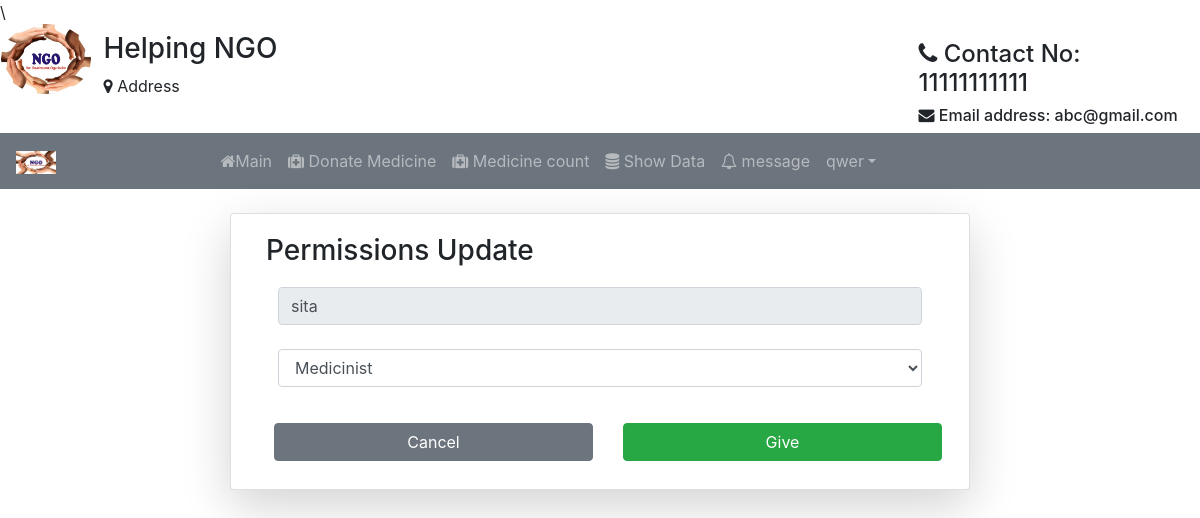
The app's page /eper/1/ (signed in) with its own data.
### Student/models.py (models this page shows)
class User(AbstractUser):
	t = (
		(1,'Medicinist'),
		(2,'Org'),
		(3,'Anonymous'),
		)
	role = models.IntegerField(default=3,choices=t)
	g=[('M',"Male"),('F','Female')]
	age=models.IntegerField(default=10)
	impf=models.ImageField(upload_to='Medicines/',default="ngo1.jpg")
	gender=models.CharField(max_length=10,choices=g,default="F")
	organization_name=models.CharField(max_length=120,default="ngo")
	hospital_name=models.CharField(max_length=120,default="ap")
	phone_no=models.CharField(null=True,default="1234567890",max_length=10)
	pan_no=models.CharField(max_length=10,default="ABC1234DE5")
	address=models.CharField(max_length=200,default="Tirupathi")

### Student/views.py (the view)
# urls.py: path('eper/<int:k>/',views.gvper,name="gp"),
def gvper(request,k):
	r = User.objects.get(id=k)
	if request.method == "POST":
		k = UsPerm(request.POST,instance=r)
		if k.is_valid():
			k.save()
			return redirect('/prm')
	k = UsPerm(instance=r)
	return render(request,'htfiles/gvp.html',{'y':k})

### Student/forms.py
class UsPerm(forms.ModelForm):
	class Meta:
		model=User
		fields=["username","role"]
		widgets={
		"username":forms.TextInput(attrs={
			"class":"form-control",
			"readOnly":True,
			}),
		"role":forms.Select(attrs={
			"class":"form-control",
			}),
		}

### Student/templates/htfiles/gvp.html (shortened to what this page needs)
{% extends 'htfiles/header.html' %}
{% block content %}
<div class="container mt-4">
	<div class="card col-md-8 mx-auto shadow-lg">
		<div class="card-body">
		 	<form method="post">
		 		<h3>Permissions Update</h3>
		 		<table class="table table-borderless">
		 			{% for m in y %}
		 			<tr>
		 				<td>{{m}}</td>
		 			</tr>
		 			{% endfor %}
		 		</table>
		 		<div class="row">
		 			<div class="col">
		 				<a href="{% url 'pmu' %}" class="btn btn-secondary m-2 col-sm">Cancel</a>
		 			</div>
		 			<div class="col">
		 				<input type="submit" value="Give" class="btn btn-success m-2 col-sm">
		 			</div>
		 		</div>
		 	</form>
		</div>
	</div>
</div>
{% endblock %}

### Student/templates/htfiles/navbar.html (shortened to what this page needs)
{% load static %}
<div class="row">
  <div class="col col-md-1" style="margin-left:1px;">
  <img src="{% static 'images/NGO.jpg' %}" alt="logo" style="width:90px; height: 70px;" class="rounded-circle">
  </div>
  <div class="col mt-2">
    <h3>Helping NGO</h3>
    <p><i class="fa fa-map-marker" aria-hidden="true"></i>
Address</p>
  </div>
  <div class="col-md-3" style="margin-right: 4px">
    <h4 class="mt-3"><i class="fa fa-phone" aria-hidden="true"></i>
Contact No: 11111111111</h4>
    <h6><i class="fa fa-envelope" aria-hidden="true"></i>   Email address: abc@gmail.com</h6>
  </div>
</div>
<nav class="navbar navbar-expand-sm bg-secondary text-white navbar-dark">
  <a class="navbar-brand" href="#">
    <img src="{% static 'images/NGO.jpg' %}" alt="logo" style="width: 40px;">
  </a>
  <ul class="navbar-nav ml-auto text-white" style="margin-right: 300px">
{% if not user.is_authenticated %}
    <li class="nav-item" style="margin-right: 80px">
      <a class="nav-link" href="#"><i class="fa fa-home" aria-hidden="true"></i>
Home</a>
    </li>
    <li class="nav-item" style="margin-right: 80px">
      <a class="nav-link" href="{% url 'ab' %}"><i class="fa fa-user" aria-hidden="true"></i>
About us</a>
   <!--  </li>
    <li class="nav-item" style="margin-right: 80px">
      <a class="nav-link" href="#">Volunteers</a>
    </li> -->
    <li class="nav-item" style="margin-right: 80px">
      <a class="nav-link" href="{% url 'don' %}"><i class="fa fa-users" aria-hidden="true"></i>
Our workers</a>
    </li>
    <li class="nav-item" style="margin-right: 80px">
      <a class="nav-link" href="#"><i class="fa fa-phone" aria-hidden="true"></i>
Contact us</a>
    </li>
    <li class="nav-item">
      <a class="nav-link" href="{% url 'log' %}"><span class="glyphicon glyphicon-user"></span><i class="fa fa-sign-in" aria-hidden="true"></i>
Login</a>
    </li>
  {% elif user.role == 1 %}
  <li class="nav-item">
        <a class="nav-link" href="{% url 'mnp' %}"><i class="fa fa-home" aria-hidden="true"></i>Main</a>
      </li>
      <li class="nav-item">
        <a class="nav-link" href="{% url 'up' %}"><i class="fa fa-medkit" aria-hidden="true"></i>
Donate Medicine</a>
      </li>
      <li class="nav-item">
        <a class="nav-link" href="#"><i class="fa fa-medkit" aria-hidden="true"></i>
Medicine count</a>
      </li>
      <li class="nav-item">
        <a class="nav-link" href="{% url 'tab' %}"><i class="fa fa-database" aria-hidden="true"></i>
Show Data</a>
      </li>
      <li class="nav-item">
        <a class="nav-link" href="#"><i class="fa fa-bell-o" aria-hidden="true"></i>
message </a>
      </li>
      <li class="dropdown">
      <a type="button" class="nav-link dropdown-toggle" data-toggle="dropdown">{{user.username}}</a>
    {% endif %}
    </ul>
</nav>

### Student/templates/htfiles/navbar.html (style rules this page uses)
.nav-link { color: light; }

### records on screen
User: username "qwer"
User: y "sita" "Medicinist"
